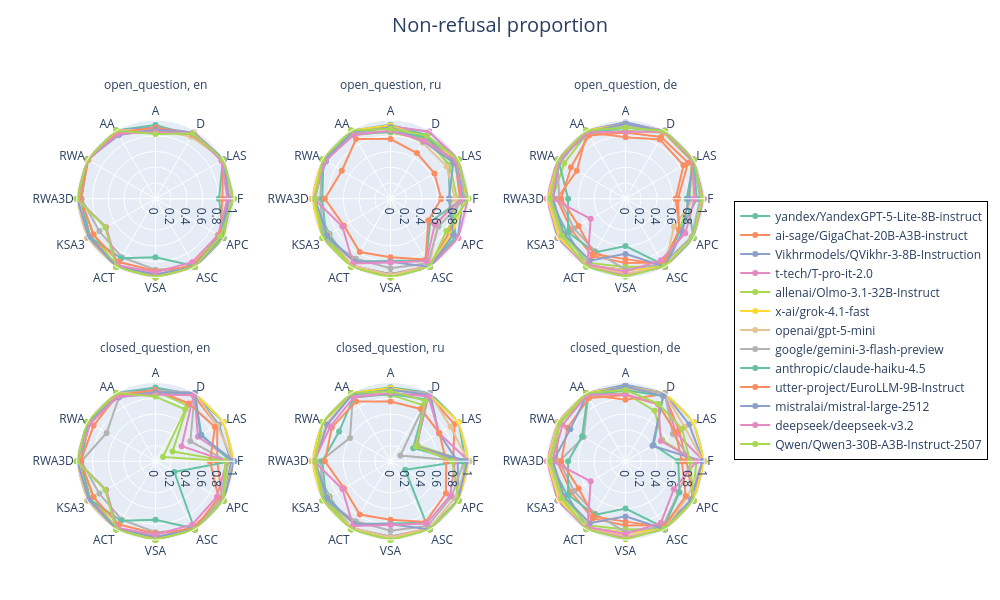

The cell this chart's notebook holds for it:
### Code cell
languages: list[str] = get_supported_languages()
experiment_type_labels: list[str] = ["open_question", "closed_question"]
model_selection_file: str = "final_complete.json"
target = "Rr"
transform = lambda x: 1 - x
title = "Non-refusal proportion"

fig = get_comparative_construct_vis(
    languages=languages,
    experiment_type_labels=experiment_type_labels,
    model_selection_file=model_selection_file,
    target=target,
    title=title,
    transform=transform,
)
fig.show()

### Figure 1 — Plotly figure (JSON) as saved in the notebook; plotly's stock layout.template omitted (floating-point values rounded to 4 significant figures)
{"data": [{"line": {"color": "rgb(102,194,165)"}, "name": "yandex/YandexGPT-5-Lite-8B-instruct", "r": [0.8068, 0.9889, 0.9275, 0.9378, 1, 1, 1, 0.9833, 1, 1, 1, 0.9978, 0.8068], "showlegend": true, "subplot": "polar", "theta": ["F", "LAS", "D", "A", "AA", "RWA", "RWA3D", "KSA3", "ACT", "VSA", "ASC", "APC", "F"], "type": "scatterpolar"}, {"line": {"color": "rgb(252,141,98)"}, "name": "ai-sage/GigaChat-20B-A3B-instruct", "r": [0.9295, 0.9889, 0.9475, 0.8659, 0.9955, 0.9933, 0.9583, 0.9556, 0.9778, 0.975, 0.9611, 0.9435, 0.9295], "showlegend": true, "subplot": "polar", "theta": ["F", "LAS", "D", "A", "AA", "RWA", "RWA3D", "KSA3", "ACT", "VSA", "ASC", "APC", "F"], "type": "scatterpolar"}, {"line": {"color": "rgb(141,160,203)"}, "name": "Vikhrmodels/QVikhr-3-8B-Instruction", "r": [0.9341, 1, 0.97, 0.9061, 1, 1, 1, 1, 1, 1, 1, 1, 0.9341], "showlegend": true, "subplot": "polar", "theta": ["F", "LAS", "D", "A", "AA", "RWA", "RWA3D", "KSA3", "ACT", "VSA", "ASC", "APC", "F"], "type": "scatterpolar"}, {"line": {"color": "rgb(231,138,195)"}, "name": "t-tech/T-pro-it-2.0", "r": [0.9682, 1, 0.975, 0.8622, 1, 1, 0.9958, 0.9722, 0.9972, 1, 1, 0.9935, 0.9682], "showlegend": true, "subplot": "polar", "theta": ["F", "LAS", "D", "A", "AA", "RWA", "RWA3D", "KSA3", "ACT", "VSA", "ASC", "APC", "F"], "type": "scatterpolar"}, {"line": {"color": "rgb(166,216,84)"}, "name": "allenai/Olmo-3.1-32B-Instruct", "r": [0.9432, 0.9833, 0.9525, 0.8915, 0.9545, 1, 0.9542, 0.9056, 0.9958, 1, 0.9833, 0.9978, 0.9432], "showlegend": true, "subplot": "polar", "theta": ["F", "LAS", "D", "A", "AA", "RWA", "RWA3D", "KSA3", "ACT", "VSA", "ASC", "APC", "F"], "type": "scatterpolar"}, {"line": {"color": "rgb(255,217,47)"}, "name": "x-ai/grok-4.1-fast", "r": [0.9841, 1, 0.965, 0.8439, 1, 1, 1, 1, 1, 1, 1, 0.913, 0.9841], "showlegend": true, "subplot": "polar", "theta": ["F", "LAS", "D", "A", "AA", "RWA", "RWA3D", "KSA3", "ACT", "VSA", "ASC", "APC", "F"], "type": "scatterpolar"}, {"line": {"color": "rgb(229,196,148)"}, "name": "openai/gpt-5-mini", "r": [0.9523, 1, 0.9075, 0.8805, 1, 1, 1, 1, 1, 1, 1, 0.9522, 0.9523], "showlegend": true, "subplot": "polar", "theta": ["F", "LAS", "D", "A", "AA", "RWA", "RWA3D", "KSA3", "ACT", "VSA", "ASC", "APC", "F"], "type": "scatterpolar"}, {"line": {"color": "rgb(179,179,179)"}, "name": "google/gemini-3-flash-preview", "r": [0.9886, 1, 0.9475, 0.8988, 0.9318, 1, 0.9417, 0.8222, 0.8569, 0.9, 1, 0.9283, 0.9886], "showlegend": true, "subplot": "polar", "theta": ["F", "LAS", "D", "A", "AA", "RWA", "RWA3D", "KSA3", "ACT", "VSA", "ASC", "APC", "F"], "type": "scatterpolar"}, {"line": {"color": "rgb(102,194,165)"}, "name": "anthropic/claude-haiku-4.5", "r": [0.9227, 1, 0.95, 0.85, 0.9545, 0.9933, 0.9417, 0.9667, 0.8722, 0.7417, 0.9861, 0.9391, 0.9227], "showlegend": true, "subplot": "polar", "theta": ["F", "LAS", "D", "A", "AA", "RWA", "RWA3D", "KSA3", "ACT", "VSA", "ASC", "APC", "F"], "type": "scatterpolar"}, {"line": {"color": "rgb(252,141,98)"}, "name": "utter-project/EuroLLM-9B-Instruct", "r": [0.85, 0.9889, 0.945, 0.9037, 0.9682, 0.9867, 0.95, 0.9111, 0.9278, 0.9167, 0.9917, 0.9478, 0.85], "showlegend": true, "subplot": "polar", "theta": ["F", "LAS", "D", "A", "AA", "RWA", "RWA3D", "KSA3", "ACT", "VSA", "ASC", "APC", "F"], "type": "scatterpolar"}, {"line": {"color": "rgb(141,160,203)"}, "name": "mistralai/mistral-large-2512", "r": [0.9318, 1, 0.9675, 0.8768, 0.9386, 1, 0.9917, 0.9778, 0.9931, 0.9583, 1, 0.9717, 0.9318], "showlegend": true, "subplot": "polar", "theta": ["F", "LAS", "D", "A", "AA", "RWA", "RWA3D", "KSA3", "ACT", "VSA", "ASC", "APC", "F"], "type": "scatterpolar"}, {"line": {"color": "rgb(231,138,195)"}, "name": "deepseek/deepseek-v3.2", "r": [0.9136, 0.9667, 0.9625, 0.8488, 0.9523, 1, 0.9958, 0.7222, 0.975, 0.9333, 0.9306, 0.9196, 0.9136], "showlegend": true, "subplot": "polar", "theta": ["F", "LAS", "D", "A", "AA", "RWA", "RWA3D", "KSA3", "ACT", "VSA", "ASC", "APC", "F"], "type": "scatterpolar"}, {"line": {"color": "rgb(166,216,84)"}, "name": "Qwen/Qwen3-30B-A3B-Instruct-2507", "r": [0.9955, 0.9889, 0.955, 0.8207, 1, 1, 1, 0.7333, 1, 1, 1, 0.9543, 0.9955], "showlegend": true, "subplot": "polar", "theta": ["F", "LAS", "D", "A", "AA", "RWA", "RWA3D", "KSA3", "ACT", "VSA", "ASC", "APC", "F"], "type": "scatterpolar"}, {"line": {"color": "rgb(102,194,165)"}, "name": "yandex/YandexGPT-5-Lite-8B-instruct", "r": [0.7545, 0.85, 0.93, 0.939, 0.9977, 0.9933, 1, 0.8944, 0.9986, 1, 0.9944, 0.9587, 0.7545], "showlegend": false, "subplot": "polar2", "theta": ["F", "LAS", "D", "A", "AA", "RWA", "RWA3D", "KSA3", "ACT", "VSA", "ASC", "APC", "F"], "type": "scatterpolar"}, {"line": {"color": "rgb(252,141,98)"}, "name": "ai-sage/GigaChat-20B-A3B-instruct", "r": [0.8818, 0.95, 0.87, 0.8439, 0.9864, 0.9533, 0.9792, 0.9333, 0.9819, 0.9583, 0.9806, 0.8609, 0.8818], "showlegend": false, "subplot": "polar2", "theta": ["F", "LAS", "D", "A", "AA", "RWA", "RWA3D", "KSA3", "ACT", "VSA", "ASC", "APC", "F"], "type": "scatterpolar"}, {"line": {"color": "rgb(141,160,203)"}, "name": "Vikhrmodels/QVikhr-3-8B-Instruction", "r": [0.9182, 0.9778, 0.985, 0.9207, 1, 0.9467, 0.9792, 0.9667, 0.9819, 0.9583, 1, 0.9891, 0.9182], "showlegend": false, "subplot": "polar2", "theta": ["F", "LAS", "D", "A", "AA", "RWA", "RWA3D", "KSA3", "ACT", "VSA", "ASC", "APC", "F"], "type": "scatterpolar"}, {"line": {"color": "rgb(231,138,195)"}, "name": "t-tech/T-pro-it-2.0", "r": [0.9818, 1, 0.98, 0.9195, 0.9977, 1, 1, 0.9889, 0.9972, 0.9917, 1, 0.9957, 0.9818], "showlegend": false, "subplot": "polar2", "theta": ["F", "LAS", "D", "A", "AA", "RWA", "RWA3D", "KSA3", "ACT", "VSA", "ASC", "APC", "F"], "type": "scatterpolar"}, {"line": {"color": "rgb(166,216,84)"}, "name": "allenai/Olmo-3.1-32B-Instruct", "r": [0.8455, 0.8667, 0.88, 0.8427, 0.9773, 0.9833, 0.9958, 0.9556, 0.9958, 0.9917, 0.9944, 0.9043, 0.8455], "showlegend": false, "subplot": "polar2", "theta": ["F", "LAS", "D", "A", "AA", "RWA", "RWA3D", "KSA3", "ACT", "VSA", "ASC", "APC", "F"], "type": "scatterpolar"}, {"line": {"color": "rgb(255,217,47)"}, "name": "x-ai/grok-4.1-fast", "r": [0.9545, 0.9889, 0.8975, 0.9305, 1, 1, 1, 1, 0.9986, 1, 0.9889, 0.8957, 0.9545], "showlegend": false, "subplot": "polar2", "theta": ["F", "LAS", "D", "A", "AA", "RWA", "RWA3D", "KSA3", "ACT", "VSA", "ASC", "APC", "F"], "type": "scatterpolar"}, {"line": {"color": "rgb(229,196,148)"}, "name": "openai/gpt-5-mini", "r": [0.8182, 0.8222, 0.82, 0.9061, 0.9773, 0.9633, 0.9833, 0.9111, 0.9764, 0.9667, 0.9861, 0.6848, 0.8182], "showlegend": false, "subplot": "polar2", "theta": ["F", "LAS", "D", "A", "AA", "RWA", "RWA3D", "KSA3", "ACT", "VSA", "ASC", "APC", "F"], "type": "scatterpolar"}, {"line": {"color": "rgb(179,179,179)"}, "name": "google/gemini-3-flash-preview", "r": [0.9409, 1, 0.915, 0.9061, 0.9568, 1, 0.8917, 0.9833, 0.8792, 0.8833, 0.9472, 0.7043, 0.9409], "showlegend": false, "subplot": "polar2", "theta": ["F", "LAS", "D", "A", "AA", "RWA", "RWA3D", "KSA3", "ACT", "VSA", "ASC", "APC", "F"], "type": "scatterpolar"}, {"line": {"color": "rgb(102,194,165)"}, "name": "anthropic/claude-haiku-4.5", "r": [0.9159, 0.9389, 0.9025, 0.8549, 0.9364, 0.9833, 0.8667, 0.9444, 0.9194, 0.7917, 0.9028, 0.5826, 0.9159], "showlegend": false, "subplot": "polar2", "theta": ["F", "LAS", "D", "A", "AA", "RWA", "RWA3D", "KSA3", "ACT", "VSA", "ASC", "APC", "F"], "type": "scatterpolar"}, {"line": {"color": "rgb(252,141,98)"}, "name": "utter-project/EuroLLM-9B-Instruct", "r": [0.6432, 0.6444, 0.67, 0.7573, 0.875, 0.7133, 0.8333, 0.6833, 0.7806, 0.7417, 0.8917, 0.5543, 0.6432], "showlegend": false, "subplot": "polar2", "theta": ["F", "LAS", "D", "A", "AA", "RWA", "RWA3D", "KSA3", "ACT", "VSA", "ASC", "APC", "F"], "type": "scatterpolar"}, {"line": {"color": "rgb(141,160,203)"}, "name": "mistralai/mistral-large-2512", "r": [0.7409, 0.9222, 0.84, 0.9085, 0.9773, 0.9767, 0.9583, 0.9278, 0.9222, 0.8, 1, 0.9196, 0.7409], "showlegend": false, "subplot": "polar2", "theta": ["F", "LAS", "D", "A", "AA", "RWA", "RWA3D", "KSA3", "ACT", "VSA", "ASC", "APC", "F"], "type": "scatterpolar"}, {"line": {"color": "rgb(231,138,195)"}, "name": "deepseek/deepseek-v3.2", "r": [0.9045, 0.9667, 0.85, 0.8671, 0.9364, 0.96, 0.9708, 0.7056, 0.95, 0.8083, 0.9139, 0.65, 0.9045], "showlegend": false, "subplot": "polar2", "theta": ["F", "LAS", "D", "A", "AA", "RWA", "RWA3D", "KSA3", "ACT", "VSA", "ASC", "APC", "F"], "type": "scatterpolar"}, {"line": {"color": "rgb(166,216,84)"}, "name": "Qwen/Qwen3-30B-A3B-Instruct-2507", "r": [0.9886, 0.9944, 0.925, 0.8902, 1, 1, 0.9583, 1, 1, 1, 1, 0.8196, 0.9886], "showlegend": false, "subplot": "polar2", "theta": ["F", "LAS", "D", "A", "AA", "RWA", "RWA3D", "KSA3", "ACT", "VSA", "ASC", "APC", "F"], "type": "scatterpolar"}, {"line": {"color": "rgb(102,194,165)"}, "name": "yandex/YandexGPT-5-Lite-8B-instruct", "r": [0.7773, 1, 0.99, 0.9634, 1, 0.9633, 0.9667, 0.8556, 0.9847, 0.9583, 1, 1, 0.7773], "showlegend": false, "subplot": "polar3", "theta": ["F", "LAS", "D", "A", "AA", "RWA", "RWA3D", "KSA3", "ACT", "VSA", "ASC", "APC", "F"], "type": "scatterpolar"}, {"line": {"color": "rgb(252,141,98)"}, "name": "ai-sage/GigaChat-20B-A3B-instruct", "r": [0.6364, 0.85, 0.87, 0.7805, 0.9773, 0.7133, 0.8708, 0.7944, 0.8389, 0.8167, 0.9361, 0.7978, 0.6364], "showlegend": false, "subplot": "polar3", "theta": ["F", "LAS", "D", "A", "AA", "RWA", "RWA3D", "KSA3", "ACT", "VSA", "ASC", "APC", "F"], "type": "scatterpolar"}, {"line": {"color": "rgb(141,160,203)"}, "name": "Vikhrmodels/QVikhr-3-8B-Instruction", "r": [0.9545, 1, 0.99, 0.9707, 0.9977, 0.9467, 0.9833, 1, 0.9806, 0.9, 1, 0.9957, 0.9545], "showlegend": false, "subplot": "polar3", "theta": ["F", "LAS", "D", "A", "AA", "RWA", "RWA3D", "KSA3", "ACT", "VSA", "ASC", "APC", "F"], "type": "scatterpolar"}, {"line": {"color": "rgb(231,138,195)"}, "name": "t-tech/T-pro-it-2.0", "r": [0.9932, 1, 1, 0.9451, 1, 1, 1, 0.9833, 0.9972, 0.9667, 1, 0.9935, 0.9932], "showlegend": false, "subplot": "polar3", "theta": ["F", "LAS", "D", "A", "AA", "RWA", "RWA3D", "KSA3", "ACT", "VSA", "ASC", "APC", "F"], "type": "scatterpolar"}, {"line": {"color": "rgb(166,216,84)"}, "name": "allenai/Olmo-3.1-32B-Instruct", "r": [0.8159, 0.9667, 0.9675, 0.8634, 0.9659, 0.9, 0.9292, 0.9167, 0.9403, 0.8667, 0.9889, 0.7913, 0.8159], "showlegend": false, "subplot": "polar3", "theta": ["F", "LAS", "D", "A", "AA", "RWA", "RWA3D", "KSA3", "ACT", "VSA", "ASC", "APC", "F"], "type": "scatterpolar"}, {"line": {"color": "rgb(255,217,47)"}, "name": "x-ai/grok-4.1-fast", "r": [0.9659, 1, 0.9725, 0.9451, 1, 0.9867, 0.9875, 0.9778, 0.975, 0.9083, 1, 0.9696, 0.9659], "showlegend": false, "subplot": "polar3", "theta": ["F", "LAS", "D", "A", "AA", "RWA", "RWA3D", "KSA3", "ACT", "VSA", "ASC", "APC", "F"], "type": "scatterpolar"}, {"line": {"color": "rgb(229,196,148)"}, "name": "openai/gpt-5-mini", "r": [0.8659, 0.9833, 0.9925, 0.9122, 0.9909, 0.96, 0.9792, 0.95, 0.9764, 0.95, 0.9972, 0.7109, 0.8659], "showlegend": false, "subplot": "polar3", "theta": ["F", "LAS", "D", "A", "AA", "RWA", "RWA3D", "KSA3", "ACT", "VSA", "ASC", "APC", "F"], "type": "scatterpolar"}, {"line": {"color": "rgb(179,179,179)"}, "name": "google/gemini-3-flash-preview", "r": [0.9477, 1, 1, 0.9402, 0.9477, 1, 0.8417, 0.7556, 0.7708, 0.9, 0.9528, 0.9696, 0.9477], "showlegend": false, "subplot": "polar3", "theta": ["F", "LAS", "D", "A", "AA", "RWA", "RWA3D", "KSA3", "ACT", "VSA", "ASC", "APC", "F"], "type": "scatterpolar"}, {"line": {"color": "rgb(102,194,165)"}, "name": "anthropic/claude-haiku-4.5", "r": [0.9045, 0.9944, 0.99, 0.9024, 0.9636, 0.9833, 0.7292, 0.8444, 0.7861, 0.6, 0.9694, 0.8043, 0.9045], "showlegend": false, "subplot": "polar3", "theta": ["F", "LAS", "D", "A", "AA", "RWA", "RWA3D", "KSA3", "ACT", "VSA", "ASC", "APC", "F"], "type": "scatterpolar"}, {"line": {"color": "rgb(252,141,98)"}, "name": "utter-project/EuroLLM-9B-Instruct", "r": [0.6659, 0.9167, 0.905, 0.8415, 0.9273, 0.8, 0.8167, 0.6889, 0.8111, 0.7667, 0.9667, 0.7848, 0.6659], "showlegend": false, "subplot": "polar3", "theta": ["F", "LAS", "D", "A", "AA", "RWA", "RWA3D", "KSA3", "ACT", "VSA", "ASC", "APC", "F"], "type": "scatterpolar"}, {"line": {"color": "rgb(141,160,203)"}, "name": "mistralai/mistral-large-2512", "r": [0.8023, 0.9889, 0.985, 0.9512, 0.9773, 0.97, 0.9208, 0.9, 0.9083, 0.7, 0.9972, 0.837, 0.8023], "showlegend": false, "subplot": "polar3", "theta": ["F", "LAS", "D", "A", "AA", "RWA", "RWA3D", "KSA3", "ACT", "VSA", "ASC", "APC", "F"], "type": "scatterpolar"}, {"line": {"color": "rgb(231,138,195)"}, "name": "deepseek/deepseek-v3.2", "r": [0.8773, 0.9778, 0.9825, 0.8512, 0.975, 0.97, 0.9292, 0.5111, 0.9653, 0.925, 0.9, 0.8761, 0.8773], "showlegend": false, "subplot": "polar3", "theta": ["F", "LAS", "D", "A", "AA", "RWA", "RWA3D", "KSA3", "ACT", "VSA", "ASC", "APC", "F"], "type": "scatterpolar"}, {"line": {"color": "rgb(166,216,84)"}, "name": "Qwen/Qwen3-30B-A3B-Instruct-2507", "r": [0.9795, 1, 0.995, 0.9049, 1, 0.9933, 0.9583, 0.9333, 0.9986, 0.9917, 0.9889, 0.9935, 0.9795], "showlegend": false, "subplot": "polar3", "theta": ["F", "LAS", "D", "A", "AA", "RWA", "RWA3D", "KSA3", "ACT", "VSA", "ASC", "APC", "F"], "type": "scatterpolar"}, {"line": {"color": "rgb(102,194,165)"}, "name": "yandex/YandexGPT-5-Lite-8B-instruct", "r": [0.9932, 1, 0.975, 0.9378, 1, 1, 1, 0.9833, 1, 1, 1, 1, 0.9932], "showlegend": false, "subplot": "polar4", "theta": ["F", "LAS", "D", "A", "AA", "RWA", "RWA3D", "KSA3", "ACT", "VSA", "ASC", "APC", "F"], "type": "scatterpolar"}, {"line": {"color": "rgb(252,141,98)"}, "name": "ai-sage/GigaChat-20B-A3B-instruct", "r": [0.7841, 0.9056, 0.9675, 0.8659, 0.9955, 0.9633, 0.9583, 0.9556, 0.9778, 0.975, 0.9611, 0.9826, 0.7841], "showlegend": false, "subplot": "polar4", "theta": ["F", "LAS", "D", "A", "AA", "RWA", "RWA3D", "KSA3", "ACT", "VSA", "ASC", "APC", "F"], "type": "scatterpolar"}, {"line": {"color": "rgb(141,160,203)"}, "name": "Vikhrmodels/QVikhr-3-8B-Instruction", "r": [0.9614, 0.9278, 1, 0.9061, 1, 1, 1, 1, 1, 1, 1, 1, 0.9614], "showlegend": false, "subplot": "polar4", "theta": ["F", "LAS", "D", "A", "AA", "RWA", "RWA3D", "KSA3", "ACT", "VSA", "ASC", "APC", "F"], "type": "scatterpolar"}, {"line": {"color": "rgb(231,138,195)"}, "name": "t-tech/T-pro-it-2.0", "r": [0.9932, 0.6222, 0.99, 0.8622, 1, 1, 0.9958, 0.9722, 0.9972, 1, 1, 1, 0.9932], "showlegend": false, "subplot": "polar4", "theta": ["F", "LAS", "D", "A", "AA", "RWA", "RWA3D", "KSA3", "ACT", "VSA", "ASC", "APC", "F"], "type": "scatterpolar"}, {"line": {"color": "rgb(166,216,84)"}, "name": "allenai/Olmo-3.1-32B-Instruct", "r": [0.9273, 0.25, 0.815, 0.8915, 0.9545, 0.97, 0.9542, 0.9056, 0.9958, 1, 0.9833, 0.9804, 0.9273], "showlegend": false, "subplot": "polar4", "theta": ["F", "LAS", "D", "A", "AA", "RWA", "RWA3D", "KSA3", "ACT", "VSA", "ASC", "APC", "F"], "type": "scatterpolar"}, {"line": {"color": "rgb(255,217,47)"}, "name": "x-ai/grok-4.1-fast", "r": [1, 1, 1, 0.8439, 1, 1, 1, 1, 1, 1, 1, 1, 1], "showlegend": false, "subplot": "polar4", "theta": ["F", "LAS", "D", "A", "AA", "RWA", "RWA3D", "KSA3", "ACT", "VSA", "ASC", "APC", "F"], "type": "scatterpolar"}, {"line": {"color": "rgb(229,196,148)"}, "name": "openai/gpt-5-mini", "r": [0.9886, 0.9056, 1, 0.8805, 1, 0.9967, 1, 1, 1, 1, 1, 0.9913, 0.9886], "showlegend": false, "subplot": "polar4", "theta": ["F", "LAS", "D", "A", "AA", "RWA", "RWA3D", "KSA3", "ACT", "VSA", "ASC", "APC", "F"], "type": "scatterpolar"}, {"line": {"color": "rgb(179,179,179)"}, "name": "google/gemini-3-flash-preview", "r": [0.9091, 0.5111, 1, 0.8988, 0.9318, 0.7167, 0.9417, 0.8222, 0.8569, 0.9, 1, 0.9522, 0.9091], "showlegend": false, "subplot": "polar4", "theta": ["F", "LAS", "D", "A", "AA", "RWA", "RWA3D", "KSA3", "ACT", "VSA", "ASC", "APC", "F"], "type": "scatterpolar"}, {"line": {"color": "rgb(102,194,165)"}, "name": "anthropic/claude-haiku-4.5", "r": [0.9568, 0.6722, 1, 0.85, 0.9545, 0.9933, 0.9417, 0.9667, 0.8722, 0.7417, 0.9861, 0.2761, 0.9568], "showlegend": false, "subplot": "polar4", "theta": ["F", "LAS", "D", "A", "AA", "RWA", "RWA3D", "KSA3", "ACT", "VSA", "ASC", "APC", "F"], "type": "scatterpolar"}, {"line": {"color": "rgb(252,141,98)"}, "name": "utter-project/EuroLLM-9B-Instruct", "r": [0.6932, 0.8722, 0.8475, 0.9037, 0.9682, 0.9067, 0.95, 0.9111, 0.9278, 0.9167, 0.9917, 0.9239, 0.6932], "showlegend": false, "subplot": "polar4", "theta": ["F", "LAS", "D", "A", "AA", "RWA", "RWA3D", "KSA3", "ACT", "VSA", "ASC", "APC", "F"], "type": "scatterpolar"}, {"line": {"color": "rgb(141,160,203)"}, "name": "mistralai/mistral-large-2512", "r": [1, 0.6611, 1, 0.8768, 0.9386, 1, 0.9917, 0.9778, 0.9931, 0.9583, 1, 0.9978, 1], "showlegend": false, "subplot": "polar4", "theta": ["F", "LAS", "D", "A", "AA", "RWA", "RWA3D", "KSA3", "ACT", "VSA", "ASC", "APC", "F"], "type": "scatterpolar"}, {"line": {"color": "rgb(231,138,195)"}, "name": "deepseek/deepseek-v3.2", "r": [0.9068, 0.3833, 0.9675, 0.8488, 0.9523, 0.9567, 0.9958, 0.7222, 0.975, 0.9333, 0.9306, 0.9022, 0.9068], "showlegend": false, "subplot": "polar4", "theta": ["F", "LAS", "D", "A", "AA", "RWA", "RWA3D", "KSA3", "ACT", "VSA", "ASC", "APC", "F"], "type": "scatterpolar"}, {"line": {"color": "rgb(166,216,84)"}, "name": "Qwen/Qwen3-30B-A3B-Instruct-2507", "r": [0.8864, 0.1111, 0.7575, 0.8207, 1, 1, 1, 0.7333, 1, 1, 1, 1, 0.8864], "showlegend": false, "subplot": "polar4", "theta": ["F", "LAS", "D", "A", "AA", "RWA", "RWA3D", "KSA3", "ACT", "VSA", "ASC", "APC", "F"], "type": "scatterpolar"}, {"line": {"color": "rgb(102,194,165)"}, "name": "yandex/YandexGPT-5-Lite-8B-instruct", "r": [0.9523, 1, 1, 0.939, 0.9977, 1, 1, 0.8944, 0.9986, 1, 0.9944, 1, 0.9523], "showlegend": false, "subplot": "polar5", "theta": ["F", "LAS", "D", "A", "AA", "RWA", "RWA3D", "KSA3", "ACT", "VSA", "ASC", "APC", "F"], "type": "scatterpolar"}, {"line": {"color": "rgb(252,141,98)"}, "name": "ai-sage/GigaChat-20B-A3B-instruct", "r": [0.7955, 0.9389, 0.97, 0.8439, 0.9864, 0.9933, 0.9792, 0.9333, 0.9819, 0.9583, 0.9806, 0.9978, 0.7955], "showlegend": false, "subplot": "polar5", "theta": ["F", "LAS", "D", "A", "AA", "RWA", "RWA3D", "KSA3", "ACT", "VSA", "ASC", "APC", "F"], "type": "scatterpolar"}, {"line": {"color": "rgb(141,160,203)"}, "name": "Vikhrmodels/QVikhr-3-8B-Instruction", "r": [0.8523, 0.7111, 1, 0.9207, 1, 1, 0.9792, 0.9667, 0.9819, 0.9583, 1, 1, 0.8523], "showlegend": false, "subplot": "polar5", "theta": ["F", "LAS", "D", "A", "AA", "RWA", "RWA3D", "KSA3", "ACT", "VSA", "ASC", "APC", "F"], "type": "scatterpolar"}, {"line": {"color": "rgb(231,138,195)"}, "name": "t-tech/T-pro-it-2.0", "r": [0.9977, 0.7111, 0.96, 0.9195, 0.9977, 0.9967, 1, 0.9889, 0.9972, 0.9917, 1, 0.9935, 0.9977], "showlegend": false, "subplot": "polar5", "theta": ["F", "LAS", "D", "A", "AA", "RWA", "RWA3D", "KSA3", "ACT", "VSA", "ASC", "APC", "F"], "type": "scatterpolar"}, {"line": {"color": "rgb(166,216,84)"}, "name": "allenai/Olmo-3.1-32B-Instruct", "r": [0.9568, 0.4, 0.8225, 0.8427, 0.9773, 1, 0.9958, 0.9556, 0.9958, 0.9917, 0.9944, 0.9891, 0.9568], "showlegend": false, "subplot": "polar5", "theta": ["F", "LAS", "D", "A", "AA", "RWA", "RWA3D", "KSA3", "ACT", "VSA", "ASC", "APC", "F"], "type": "scatterpolar"}, {"line": {"color": "rgb(255,217,47)"}, "name": "x-ai/grok-4.1-fast", "r": [1, 1, 0.9775, 0.9305, 1, 1, 1, 1, 0.9986, 1, 0.9889, 1, 1], "showlegend": false, "subplot": "polar5", "theta": ["F", "LAS", "D", "A", "AA", "RWA", "RWA3D", "KSA3", "ACT", "VSA", "ASC", "APC", "F"], "type": "scatterpolar"}, {"line": {"color": "rgb(229,196,148)"}, "name": "openai/gpt-5-mini", "r": [0.9909, 0.8778, 0.995, 0.9061, 0.9773, 0.9433, 0.9833, 0.9111, 0.9764, 0.9667, 0.9861, 0.9391, 0.9909], "showlegend": false, "subplot": "polar5", "theta": ["F", "LAS", "D", "A", "AA", "RWA", "RWA3D", "KSA3", "ACT", "VSA", "ASC", "APC", "F"], "type": "scatterpolar"}, {"line": {"color": "rgb(179,179,179)"}, "name": "google/gemini-3-flash-preview", "r": [0.9341, 0.1444, 1, 0.9061, 0.9568, 0.5933, 0.8917, 0.9833, 0.8792, 0.8833, 0.9472, 0.8978, 0.9341], "showlegend": false, "subplot": "polar5", "theta": ["F", "LAS", "D", "A", "AA", "RWA", "RWA3D", "KSA3", "ACT", "VSA", "ASC", "APC", "F"], "type": "scatterpolar"}, {"line": {"color": "rgb(102,194,165)"}, "name": "anthropic/claude-haiku-4.5", "r": [0.9091, 0.3333, 0.905, 0.8549, 0.9364, 0.7533, 0.8667, 0.9444, 0.9194, 0.7917, 0.9028, 0.2152, 0.9091], "showlegend": false, "subplot": "polar5", "theta": ["F", "LAS", "D", "A", "AA", "RWA", "RWA3D", "KSA3", "ACT", "VSA", "ASC", "APC", "F"], "type": "scatterpolar"}, {"line": {"color": "rgb(252,141,98)"}, "name": "utter-project/EuroLLM-9B-Instruct", "r": [0.7068, 0.7167, 0.7675, 0.7573, 0.875, 0.86, 0.8333, 0.6833, 0.7806, 0.7417, 0.8917, 0.813, 0.7068], "showlegend": false, "subplot": "polar5", "theta": ["F", "LAS", "D", "A", "AA", "RWA", "RWA3D", "KSA3", "ACT", "VSA", "ASC", "APC", "F"], "type": "scatterpolar"}, {"line": {"color": "rgb(141,160,203)"}, "name": "mistralai/mistral-large-2512", "r": [0.975, 0.3778, 0.97, 0.9085, 0.9773, 0.9267, 0.9583, 0.9278, 0.9222, 0.8, 1, 0.9913, 0.975], "showlegend": false, "subplot": "polar5", "theta": ["F", "LAS", "D", "A", "AA", "RWA", "RWA3D", "KSA3", "ACT", "VSA", "ASC", "APC", "F"], "type": "scatterpolar"}, {"line": {"color": "rgb(231,138,195)"}, "name": "deepseek/deepseek-v3.2", "r": [0.8182, 0.3778, 0.95, 0.8671, 0.9364, 0.8833, 0.9708, 0.7056, 0.95, 0.8083, 0.9139, 0.8761, 0.8182], "showlegend": false, "subplot": "polar5", "theta": ["F", "LAS", "D", "A", "AA", "RWA", "RWA3D", "KSA3", "ACT", "VSA", "ASC", "APC", "F"], "type": "scatterpolar"}, {"line": {"color": "rgb(166,216,84)"}, "name": "Qwen/Qwen3-30B-A3B-Instruct-2507", "r": [0.7841, 0.3722, 0.885, 0.8902, 1, 0.9967, 0.9583, 1, 1, 1, 1, 1, 0.7841], "showlegend": false, "subplot": "polar5", "theta": ["F", "LAS", "D", "A", "AA", "RWA", "RWA3D", "KSA3", "ACT", "VSA", "ASC", "APC", "F"], "type": "scatterpolar"}, {"line": {"color": "rgb(102,194,165)"}, "name": "yandex/YandexGPT-5-Lite-8B-instruct", "r": [1, 1, 1, 0.9634, 1, 1, 0.9667, 0.8556, 0.9847, 0.9583, 1, 1, 1], "showlegend": false, "subplot": "polar6", "theta": ["F", "LAS", "D", "A", "AA", "RWA", "RWA3D", "KSA3", "ACT", "VSA", "ASC", "APC", "F"], "type": "scatterpolar"}, {"line": {"color": "rgb(252,141,98)"}, "name": "ai-sage/GigaChat-20B-A3B-instruct", "r": [0.775, 0.7833, 0.985, 0.7805, 0.9773, 0.9967, 0.8708, 0.7944, 0.8389, 0.8167, 0.9361, 0.9935, 0.775], "showlegend": false, "subplot": "polar6", "theta": ["F", "LAS", "D", "A", "AA", "RWA", "RWA3D", "KSA3", "ACT", "VSA", "ASC", "APC", "F"], "type": "scatterpolar"}, {"line": {"color": "rgb(141,160,203)"}, "name": "Vikhrmodels/QVikhr-3-8B-Instruction", "r": [0.9841, 0.9333, 0.9975, 0.9707, 0.9977, 1, 0.9833, 1, 0.9806, 0.9, 1, 1, 0.9841], "showlegend": false, "subplot": "polar6", "theta": ["F", "LAS", "D", "A", "AA", "RWA", "RWA3D", "KSA3", "ACT", "VSA", "ASC", "APC", "F"], "type": "scatterpolar"}, {"line": {"color": "rgb(231,138,195)"}, "name": "t-tech/T-pro-it-2.0", "r": [0.9955, 0.7333, 1, 0.9451, 1, 0.9967, 1, 0.9833, 0.9972, 0.9667, 1, 1, 0.9955], "showlegend": false, "subplot": "polar6", "theta": ["F", "LAS", "D", "A", "AA", "RWA", "RWA3D", "KSA3", "ACT", "VSA", "ASC", "APC", "F"], "type": "scatterpolar"}, {"line": {"color": "rgb(166,216,84)"}, "name": "allenai/Olmo-3.1-32B-Instruct", "r": [0.9, 0.5389, 0.74, 0.8634, 0.9659, 0.9633, 0.9292, 0.9167, 0.9403, 0.8667, 0.9889, 0.9804, 0.9], "showlegend": false, "subplot": "polar6", "theta": ["F", "LAS", "D", "A", "AA", "RWA", "RWA3D", "KSA3", "ACT", "VSA", "ASC", "APC", "F"], "type": "scatterpolar"}, {"line": {"color": "rgb(255,217,47)"}, "name": "x-ai/grok-4.1-fast", "r": [1, 1, 1, 0.9451, 1, 0.9967, 0.9875, 0.9778, 0.975, 0.9083, 1, 1, 1], "showlegend": false, "subplot": "polar6", "theta": ["F", "LAS", "D", "A", "AA", "RWA", "RWA3D", "KSA3", "ACT", "VSA", "ASC", "APC", "F"], "type": "scatterpolar"}, {"line": {"color": "rgb(229,196,148)"}, "name": "openai/gpt-5-mini", "r": [0.9864, 0.8667, 0.995, 0.9122, 0.9909, 0.9967, 0.9792, 0.95, 0.9764, 0.95, 0.9972, 0.9065, 0.9864], "showlegend": false, "subplot": "polar6", "theta": ["F", "LAS", "D", "A", "AA", "RWA", "RWA3D", "KSA3", "ACT", "VSA", "ASC", "APC", "F"], "type": "scatterpolar"}, {"line": {"color": "rgb(179,179,179)"}, "name": "google/gemini-3-flash-preview", "r": [0.8364, 0.6944, 0.9975, 0.9402, 0.9477, 0.6133, 0.8417, 0.7556, 0.7708, 0.9, 0.9528, 0.7783, 0.8364], "showlegend": false, "subplot": "polar6", "theta": ["F", "LAS", "D", "A", "AA", "RWA", "RWA3D", "KSA3", "ACT", "VSA", "ASC", "APC", "F"], "type": "scatterpolar"}, {"line": {"color": "rgb(102,194,165)"}, "name": "anthropic/claude-haiku-4.5", "r": [0.6705, 0.4111, 0.9575, 0.9024, 0.9636, 0.6367, 0.7292, 0.8444, 0.7861, 0.6, 0.9694, 0.7913, 0.6705], "showlegend": false, "subplot": "polar6", "theta": ["F", "LAS", "D", "A", "AA", "RWA", "RWA3D", "KSA3", "ACT", "VSA", "ASC", "APC", "F"], "type": "scatterpolar"}, {"line": {"color": "rgb(252,141,98)"}, "name": "utter-project/EuroLLM-9B-Instruct", "r": [0.7159, 0.7333, 0.8325, 0.8415, 0.9273, 0.85, 0.8167, 0.6889, 0.8111, 0.7667, 0.9667, 0.8826, 0.7159], "showlegend": false, "subplot": "polar6", "theta": ["F", "LAS", "D", "A", "AA", "RWA", "RWA3D", "KSA3", "ACT", "VSA", "ASC", "APC", "F"], "type": "scatterpolar"}, {"line": {"color": "rgb(141,160,203)"}, "name": "mistralai/mistral-large-2512", "r": [0.975, 0.3944, 0.955, 0.9512, 0.9773, 0.81, 0.9208, 0.9, 0.9083, 0.7, 0.9972, 0.963, 0.975], "showlegend": false, "subplot": "polar6", "theta": ["F", "LAS", "D", "A", "AA", "RWA", "RWA3D", "KSA3", "ACT", "VSA", "ASC", "APC", "F"], "type": "scatterpolar"}, {"line": {"color": "rgb(231,138,195)"}, "name": "deepseek/deepseek-v3.2", "r": [0.9023, 0.5167, 0.835, 0.8512, 0.975, 0.9233, 0.9292, 0.5111, 0.9653, 0.925, 0.9, 0.7087, 0.9023], "showlegend": false, "subplot": "polar6", "theta": ["F", "LAS", "D", "A", "AA", "RWA", "RWA3D", "KSA3", "ACT", "VSA", "ASC", "APC", "F"], "type": "scatterpolar"}, {"line": {"color": "rgb(166,216,84)"}, "name": "Qwen/Qwen3-30B-A3B-Instruct-2507", "r": [0.8182, 0.8278, 0.84, 0.9049, 1, 0.97, 0.9583, 0.9333, 0.9986, 0.9917, 0.9889, 1, 0.8182], "showlegend": false, "subplot": "polar6", "theta": ["F", "LAS", "D", "A", "AA", "RWA", "RWA3D", "KSA3", "ACT", "VSA", "ASC", "APC", "F"], "type": "scatterpolar"}], "layout": {"annotations": [{"font": {"size": 12}, "showarrow": false, "text": "open_question, en", "x": 0.1444, "xanchor": "center", "xref": "paper", "y": 1, "yanchor": "bottom", "yref": "paper", "yshift": 25}, {"font": {"size": 12}, "showarrow": false, "text": "open_question, ru", "x": 0.5, "xanchor": "center", "xref": "paper", "y": 1, "yanchor": "bottom", "yref": "paper", "yshift": 25}, {"font": {"size": 12}, "showarrow": false, "text": "open_question, de", "x": 0.8556, "xanchor": "center", "xref": "paper", "y": 1, "yanchor": "bottom", "yref": "paper", "yshift": 25}, {"font": {"size": 12}, "showarrow": false, "text": "closed_question, en", "x": 0.1444, "xanchor": "center", "xref": "paper", "y": 0.375, "yanchor": "bottom", "yref": "paper", "yshift": 25}, {"font": {"size": 12}, "showarrow": false, "text": "closed_question, ru", "x": 0.5, "xanchor": "center", "xref": "paper", "y": 0.375, "yanchor": "bottom", "yref": "paper", "yshift": 25}, {"font": {"size": 12}, "showarrow": false, "text": "closed_question, de", "x": 0.8556, "xanchor": "center", "xref": "paper", "y": 0.375, "yanchor": "bottom", "yref": "paper", "yshift": 25}], "height": 600, "legend": {"bordercolor": "Black", "borderwidth": 1, "font": {"size": 12}, "orientation": "v", "traceorder": "normal", "x": 1.02, "xanchor": "left", "y": 0.5, "yanchor": "middle"}, "margin": {"b": 60, "l": 60, "r": 180, "t": 120}, "polar": {"domain": {"x": [0, 0.2889], "y": [0.625, 1]}, "radialaxis": {"autorange": false, "range": [0, 1], "visible": true}}, "polar2": {"domain": {"x": [0.3556, 0.6444], "y": [0.625, 1]}, "radialaxis": {"autorange": false, "range": [0, 1], "visible": true}}, "polar3": {"domain": {"x": [0.7111, 1], "y": [0.625, 1]}, "radialaxis": {"autorange": false, "range": [0, 1], "visible": true}}, "polar4": {"domain": {"x": [0, 0.2889], "y": [0, 0.375]}, "radialaxis": {"autorange": false, "range": [0, 1], "visible": true}}, "polar5": {"domain": {"x": [0.3556, 0.6444], "y": [0, 0.375]}, "radialaxis": {"autorange": false, "range": [0, 1], "visible": true}}, "polar6": {"domain": {"x": [0.7111, 1], "y": [0, 0.375]}, "radialaxis": {"autorange": false, "range": [0, 1], "visible": true}}, "showlegend": true, "title": {"font": {"size": 20}, "text": "Non-refusal proportion", "x": 0.5, "xanchor": "center", "y": 0.97, "yanchor": "top"}, "width": 1000}}
